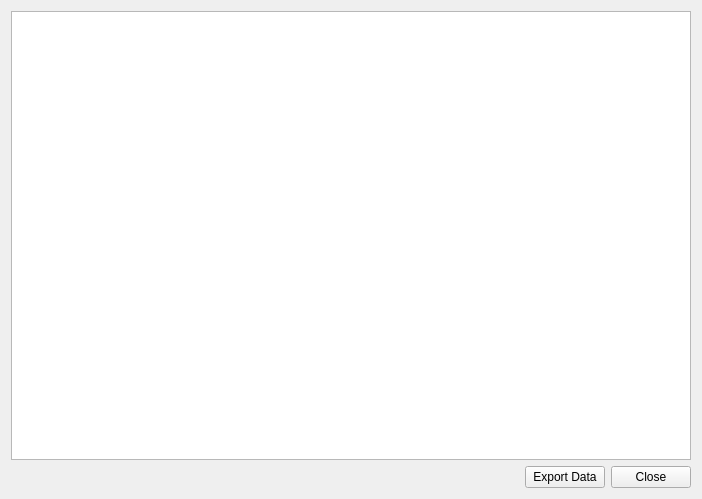
<?xml version="1.0" encoding="UTF-8"?>
<ui version="4.0">
 <class>Form</class>
 <widget class="QWidget" name="Form">
  <property name="geometry">
   <rect>
    <x>0</x>
    <y>0</y>
    <width>702</width>
    <height>499</height>
   </rect>
  </property>
  <property name="windowTitle">
   <string>Form</string>
  </property>
  <layout class="QVBoxLayout" name="verticalLayout">
   <item>
    <widget class="QPlainTextEdit" name="smartPlainText">
     <property name="enabled">
      <bool>true</bool>
     </property>
     <property name="readOnly">
      <bool>true</bool>
     </property>
    </widget>
   </item>
   <item>
    <layout class="QHBoxLayout" name="horizontalLayout">
     <item>
      <spacer name="horizontalSpacer">
       <property name="orientation">
        <enum>Qt::Horizontal</enum>
       </property>
       <property name="sizeHint" stdset="0">
        <size>
         <width>40</width>
         <height>20</height>
        </size>
       </property>
      </spacer>
     </item>
     <item>
      <widget class="QPushButton" name="exportButton">
       <property name="text">
        <string>Export Data</string>
       </property>
      </widget>
     </item>
     <item>
      <widget class="QPushButton" name="closeButton">
       <property name="text">
        <string>Close</string>
       </property>
      </widget>
     </item>
    </layout>
   </item>
  </layout>
 </widget>
 <resources/>
 <connections/>
</ui>
